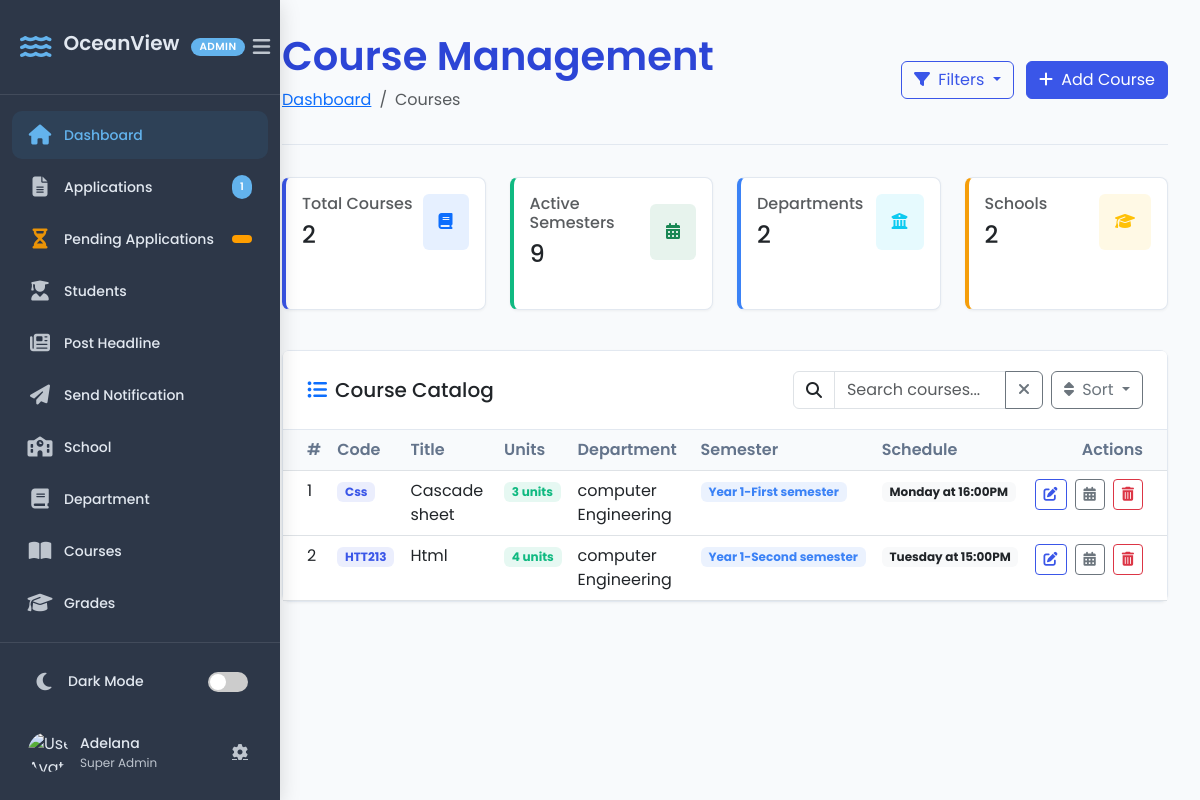
Page /add-course/ (signed in) on the earlier database version.
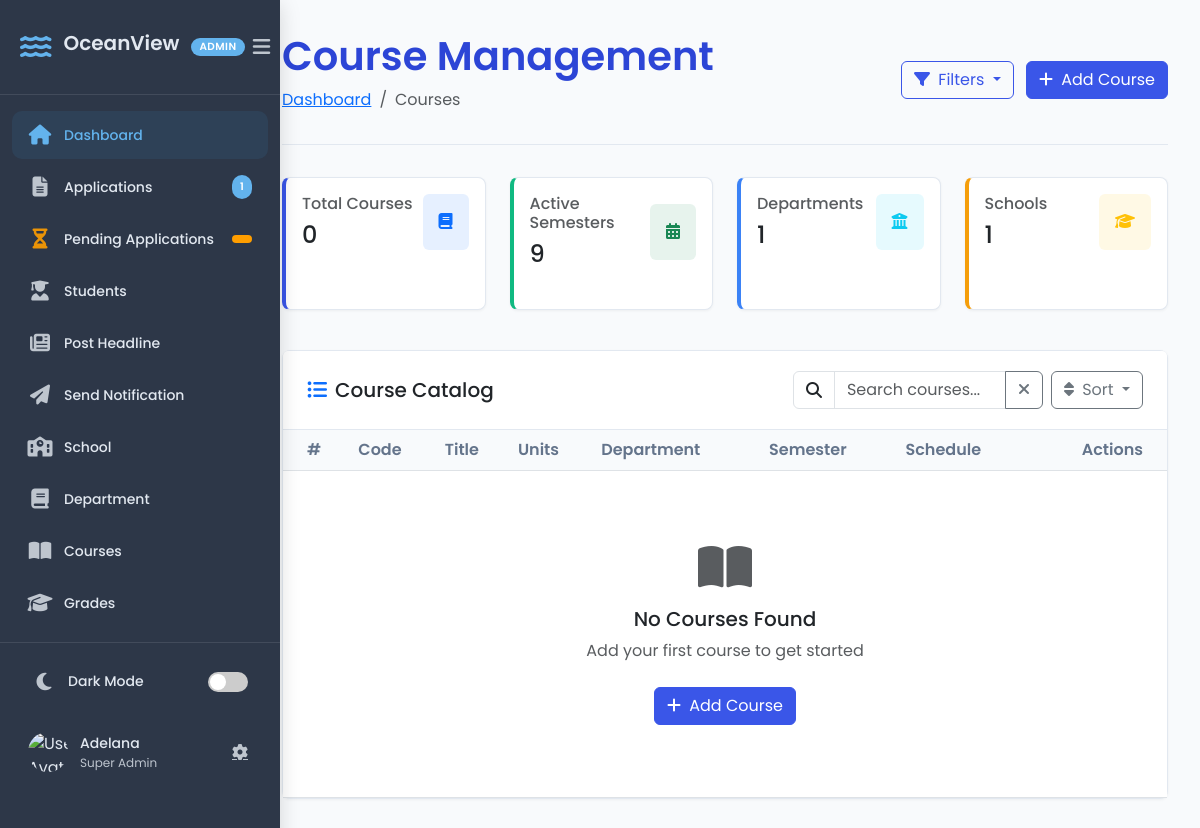
Same page on the later database version.
### portal/models.py (models this page shows, shortened)
class Course(models.Model):
    DAYS_OF_WEEK = [
        ('MON', 'Monday'),
        ('TUE', 'Tuesday'),
        ('WED', 'Wednesday'),
        ('THU', 'Thursday'),
        ('FRI', 'Friday'),
        ('SAT', 'Saturday'),
        ('SUN', 'Sunday'),
    ]
    TIME_SLOTS = [
        ('08:00AM', '08:00 AM'),
        ('09:00AM', '09:00 AM'),
        ('10:00AM', '10:00 AM'),
        ('11:00AM', '11:00 AM'),
        ('12:00PM', '12:00 PM'),
        ('13:00PM', '01:00 PM'),
        ('14:00PM', '02:00 PM'),
        ('15:00PM', '03:00 PM'),
        ('16:00PM', '04:00 PM'),
        ('17:00PM', '05:00 PM'),
    ]
    title = models.CharField(max_length=100)
    code = models.CharField(max_length=10, unique=True)
    unit = models.IntegerField()
    school = models.ForeignKey(School, on_delete=models.CASCADE, related_name="courses")
    department = models.ForeignKey(Department, on_delete=models.CASCADE, related_name="courses")
    semester = models.ForeignKey(Semester, on_delete=models.CASCADE, related_name="courses")
    lecturer = models.ForeignKey(Lecturer, on_delete=models.CASCADE, blank=True, null=True)
    days = MultiSelectField(choices=DAYS_OF_WEEK, blank=True, null=True)
    time = models.CharField(max_length=10, choices=TIME_SLOTS, blank=True, null=True)
    venue = models.CharField(max_length=100, blank=True, null=True)
    syllabus = models.FileField(upload_to="syllabus/", blank=True, null=True)

class Department(models.Model):
    name = models.CharField(max_length=100)
    school = models.ForeignKey(School, on_delete=models.CASCADE, related_name="departments")

class Semester(models.Model):
    name = models.CharField(max_length=20)  # "First" or "Second"
    year = models.ForeignKey(Year, on_delete=models.CASCADE, related_name="semesters")
    class Meta:
        unique_together = ("name", "year")  # Ensure each year has only one "First" & "Second"
    def __str__(self):
        return f"{self.year} - {self.name} Semester"

class Year(models.Model):
    number = models.IntegerField(unique=True)  # Example: 1, 2, 3, 4
    name = models.CharField(max_length=50, default="")
    def __str__(self):
        return f"Year {self.number}"

### crm/views.py (the view)
# urls.py: path("add-course/", add_course, name = "add_course" ),
@login_required
def add_course(request):
    allowed_groups = ['Class Adviser', 'HOD (Head of Department)', 'Dean']
    if not request.user.is_superuser and not request.user.groups.filter(name__in=allowed_groups).exists():
       return HttpResponseForbidden("You do not have permission to view this applicant.")
    schools = School.objects.all()
    departments = Department.objects.all()
    semesters = Semester.objects.all().order_by('-year', 'name')
    total_applications = Application.objects.count()
    if request.method == "POST":
        form = CourseForm(request.POST, request.FILES)
        if form.is_valid():
            course = form.save()
            messages.success(request, f"Course {course.code} - {course.title} created successfully!")
            return redirect('add_course')
        else:
            messages.error(request, "Please correct the errors below.")
    else:
        form = CourseForm()
    all_courses = Course.objects.all().order_by('semester__year', 'semester__name', 'code')
    courses_by_year_semester = {}
    for course in all_courses:
        year = course.semester.year if course.semester else "Unknown"
        semester_name = course.semester.name if course.semester else "Unknown"
        if year not in courses_by_year_semester:
            courses_by_year_semester[year] = {}
        if semester_name not in courses_by_year_semester[year]:
            courses_by_year_semester[year][semester_name] = []
        courses_by_year_semester[year][semester_name].append(course)
    paginator = Paginator(all_courses, 10)
    page_number = request.GET.get('page')
    courses = paginator.get_page(page_number)
    context = {
        "form": form,
        "courses": courses,
        "schools": schools,
        "departments": departments,
        "semesters": semesters,
        "courses_by_year_semester": courses_by_year_semester,
        'total_applications': total_applications,
    }
    return render(request, "crm/add_course.html", context)

### crm/forms.py
class CourseForm(forms.ModelForm):
    class Meta:
        model = Course
        fields = '__all__'
    def __init__(self, *args, **kwargs):
        super().__init__(*args, **kwargs)
        if 'school' in self.data:
            try:
                school_id = int(self.data.get('school'))
                self.fields['department'].queryset = Department.objects.filter(school_id=school_id).order_by('name')
            except (ValueError, TypeError):
                pass
        elif self.instance.pk:
            self.fields['department'].queryset = self.instance.school.department_set.order_by('name')
        else:
            self.fields['department'].queryset = Department.objects.none()

### crm/context_processors.py (called while the page is built)
def user_roles(request):
    if request.user.is_authenticated:
        groups = request.user.groups.values_list("name", flat=True)
        return {"user_groups": groups}
    return {}

### portal/models.py (called while the page is built)
    def __str__(self):
        return self.name

    def __str__(self):
        return self.name

### crm/templates/crm/add_course.html (shortened to what the changed rows need)
{% load static %}
<!DOCTYPE html>
<html lang="en">
<head>
    <link href="https://cdn.jsdelivr.net/npm/bootstrap@5.3.0/dist/css/bootstrap.min.css" rel="stylesheet">
    <link rel="stylesheet" href="https://cdnjs.cloudflare.com/ajax/libs/font-awesome/6.4.0/css/all.min.css">
    <link rel="stylesheet" href="{% static 'crm/css/add_course.css' %}">
</head>
<body>
    {% include 'crm/sidebar.html' %}
    <div class="main-content">
        <div class="page-header">
            <div>
                <h1 class="page-title">Course Management</h1>
            </div>
        </div>
        <div class="row mb-4">
            <div class="col-md-6 col-lg-3 mb-3">
                <div class="card h-100 stat-card-primary">
                    <div class="card-body">
                        <div class="d-flex justify-content-between align-items-center">
                            <div>
                                <h6 class="text-muted mb-2">Total Courses</h6>
                                <h4 class="mb-0">{{ courses.paginator.count }}</h4>
                            </div>
                        </div>
                    </div>
                </div>
            </div>
            <div class="col-md-6 col-lg-3 mb-3">
                <div class="card h-100 stat-card-info">
                    <div class="card-body">
                        <div class="d-flex justify-content-between align-items-center">
                            <div>
                                <h6 class="text-muted mb-2">Departments</h6>
                                <h4 class="mb-0">{{ departments.count }}</h4>
                            </div>
                        </div>
                    </div>
                </div>
            </div>
            <div class="col-md-6 col-lg-3 mb-3">
                <div class="card h-100 stat-card-warning">
                    <div class="card-body">
                        <div class="d-flex justify-content-between align-items-center">
                            <div>
                                <h6 class="text-muted mb-2">Schools</h6>
                                <h4 class="mb-0">{{ schools.count }}</h4>
                            </div>
                        </div>
                    </div>
                </div>
            </div>
        </div>
        <div class="card">
            <div class="card-body p-0">
                <div class="table-responsive">
                    <table class="table table-hover mb-0">
                        <thead>
                            <tr>
                                <th class="ps-4">#</th>
                                <th>Code</th>
                                <th>Title</th>
                                <th>Units</th>
                                <th>Department</th>
                                <th>Semester</th>
                                <th>Schedule</th>
                                <th class="text-end pe-4">Actions</th>
                            </tr>
                        </thead>
                        <tbody>
                            {% for course in courses %}
                            <tr>
                                <td class="ps-4">{{ forloop.counter0|add:courses.start_index }}</td>
                                <td>
                                    <span class="badge badge-primary">{{ course.code }}</span>
                                </td>
                                <td>{{ course.title }}</td>
                                <td>
                                    <span class="badge badge-success">{{ course.unit }} units</span>
                                </td>
                                <td>{{ course.department.name }}</td>
                                <td>
                                    <span class="badge badge-info">{{ course.semester.year }}-{{ course.semester.name }} semester</span>
                                </td>
                                <td>
                                    {% if course.days and course.time %}
                                        <span class="badge bg-light text-dark">
                                            {{ course.get_days_display }} at {{ course.time }}
                                        </span>
                                    {% else %}
                                        <span class="badge bg-light text-muted">Not scheduled</span>
                                    {% endif %}
                                </td>
                                <td class="text-end pe-4">
                                    <div class="d-flex justify-content-end">
                                        <button class="btn btn-sm btn-outline-primary me-2 edit-btn" data-course-id="{{ course.id }}">
                                            <i class="fas fa-edit"></i>
                                        </button>
                                        <button class="btn btn-sm btn-outline-secondary me-2 schedule-btn"
                                                data-bs-toggle="modal"
                                                data-bs-target="#scheduleModal"
                                                data-course-id="{{ course.id }}">
                                            <i class="fas fa-calendar-alt"></i>
                                        </button>
                                        <form action="#" method="POST" class="d-inline">
                                            <button type="submit" class="btn btn-sm btn-outline-danger" onclick="return confirm('Are you sure you want to delete this course?')">
                                                <i class="fas fa-trash-alt"></i>
                                            </button>
                                        </form>
                                    </div>
                                </td>
                            </tr>
                            {% empty %}
                            <tr>
                                <td colspan="8" class="text-center py-5">
                                    <div class="py-4">
                                        <i class="fas fa-book-open fa-3x text-muted mb-3"></i>
                                        <h5 class="mb-2">No Courses Found</h5>
                                        <p class="text-muted">Add your first course to get started</p>
                                        <button class="btn btn-primary mt-2" data-bs-toggle="modal" data-bs-target="#courseModal">
                                            <i class="fas fa-plus me-1"></i> Add Course
                                        </button>
                                    </div>
                                </td>
                            </tr>
                            {% endfor %}
                        </tbody>
                    </table>
                </div>
            </div>
        </div>
    </div>
</body>
</html>

Differences in the rows shown:
removed Course: code "Css", title "Cascade sheet", unit "3", department.name "computer Engineering", semester.year "Year 1", semester.name "First", days "Monday", time "16:00PM"
removed Course: code "HTT213", title "Html", unit "4", department.name "computer Engineering", semester.year "Year 1", semester.name "Second", days "Tuesday", time "15:00PM"
Other differences:
{{ courses.paginator.count }}: "2" → "0"
{{ departments.count }}: "2" → "1"
{{ schools.count }}: "2" → "1"
text now shown: "No Courses Found Add your first course to get started Add Course"
